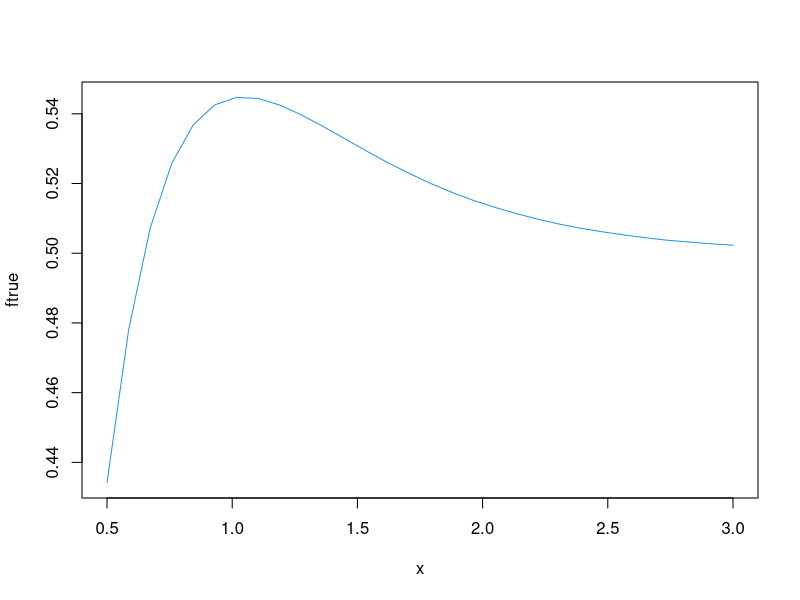
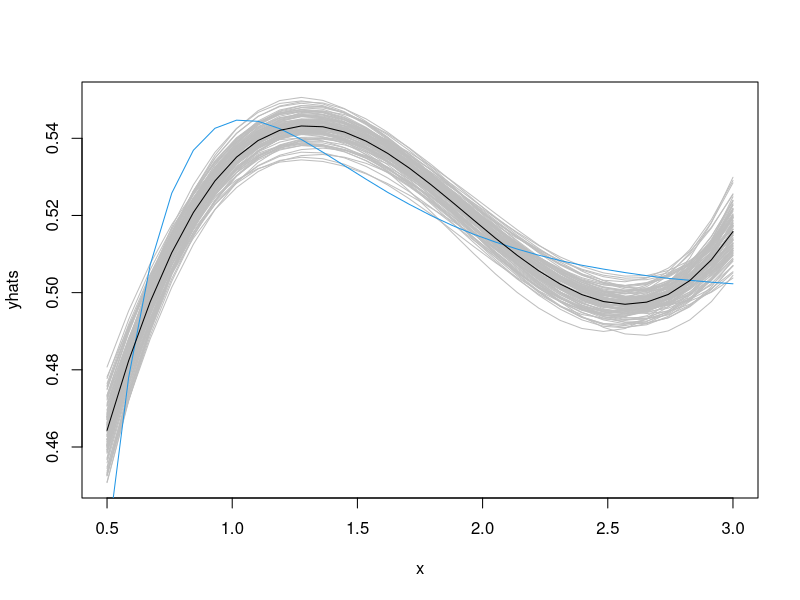
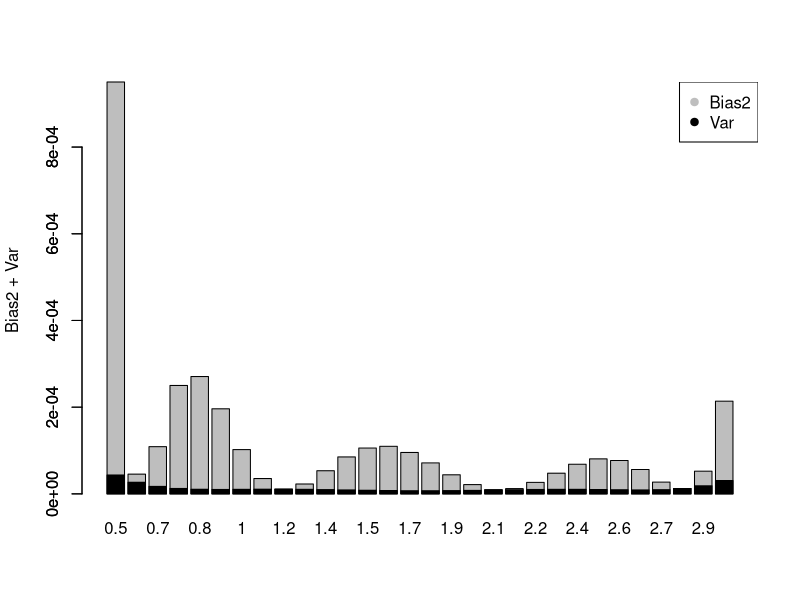
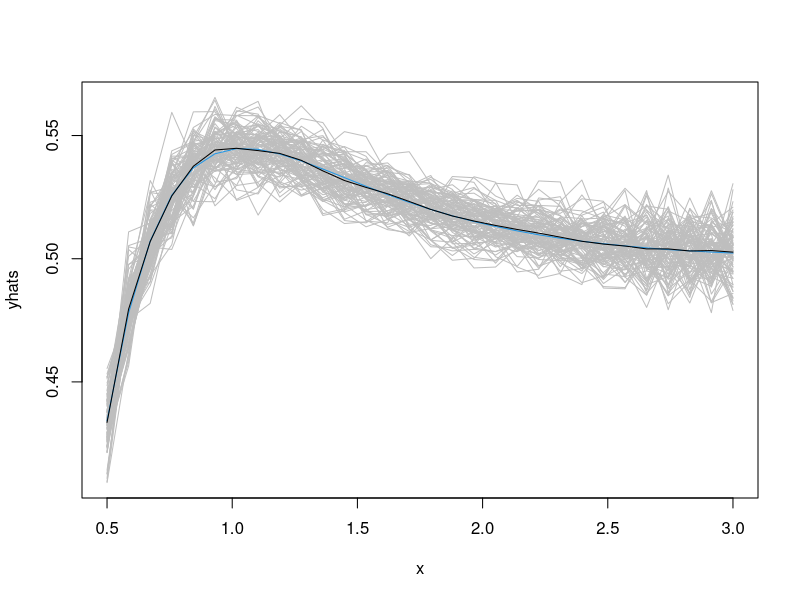
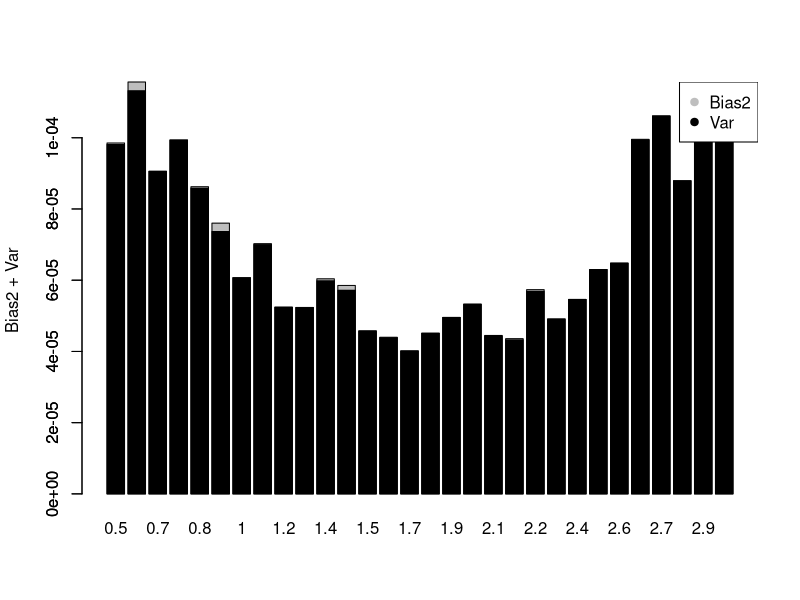
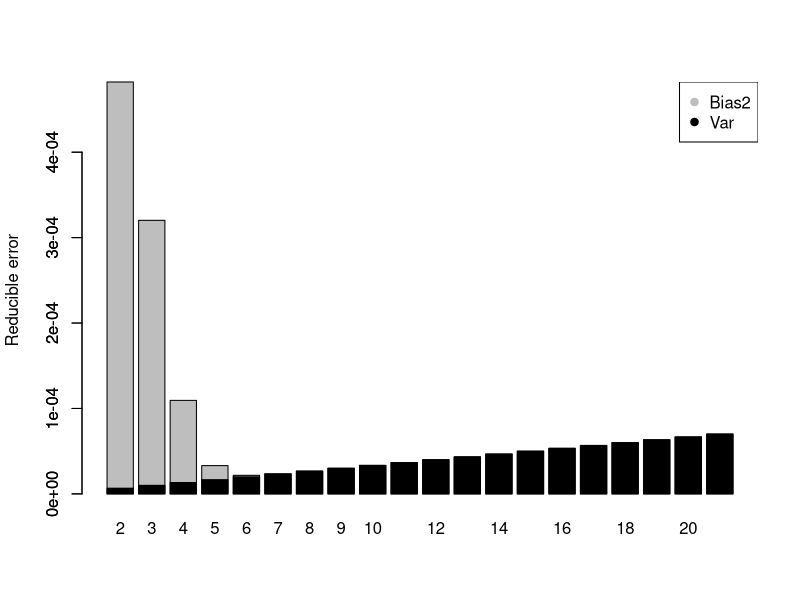
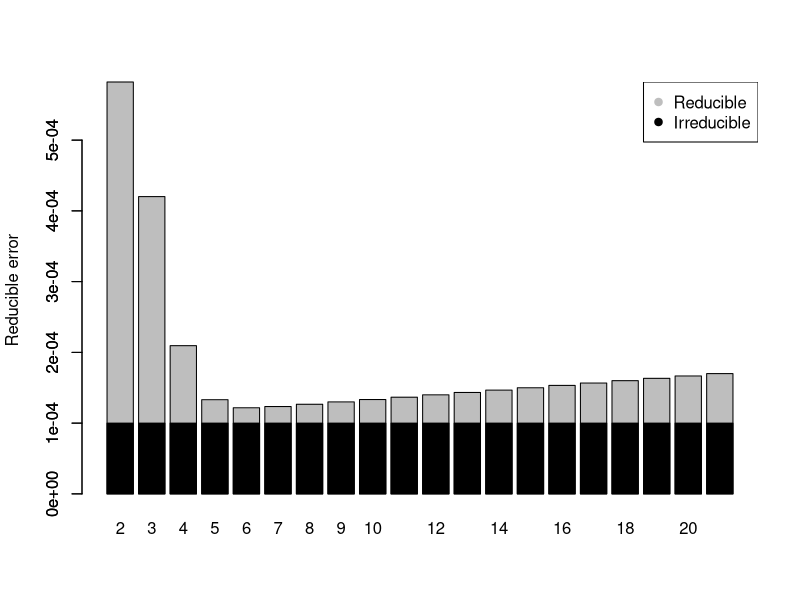
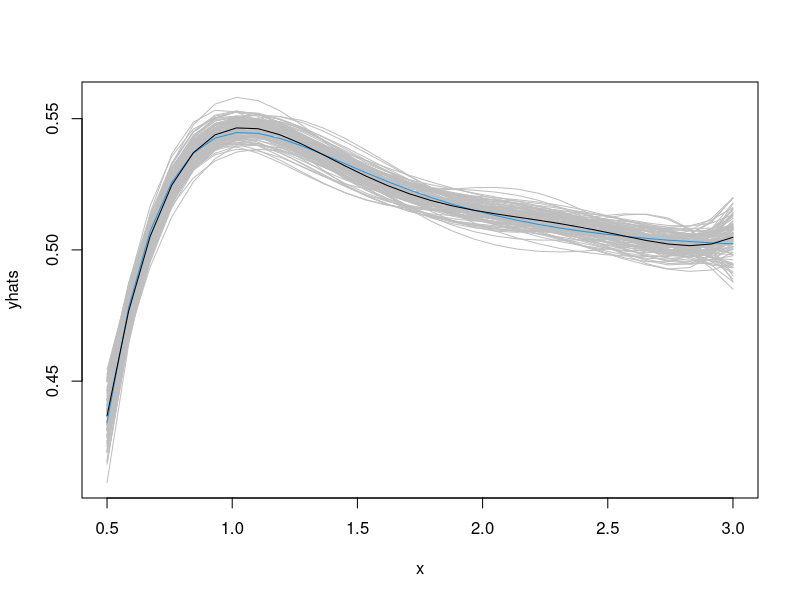

Generate these figures, in order, with R:
## ---- chunk 1
knitr::opts_chunk$set(echo = T, eval=T, message=F, warning=F, error=F, comment=NA, cache=T, R.options=list(width=220))
## ---- chunk 2
ftrue <- c(0.4342,0.4780,0.5072,0.5258,0.5369,0.5426,0.5447,0.5444,0.5425,0.5397,0.5364,0.5329,0.5294,0.5260,0.5229,0.5200,0.5174,0.5151,0.5131,0.5113,0.5097,0.5083,0.5071,0.5061,0.5052,0.5044,0.5037,0.5032,0.5027,0.5023)
x = seq(.5,3,length=30)
plot(x,ftrue, type="l", col=4)
## ---- chunk 3
# setting
sigmatrue=0.01
n = length(x)
B = 100
# simulation function
{{sim = function(d){
y = ftrue + rnorm(n,0,sigmatrue)
fit = lm(y ~ poly(x,degree=d))
yhat = fitted(fit)
} }}
## ---- chunk 4
# 3rd degree polynomial
d = 3
set.seed(123)
{{yhats = replicate(B,sim(d))}}
matplot(x,yhats, type="l", col="gray", lty=1)
lines(x,ftrue, col=4)
Ehatf = apply(yhats,1,mean)
lines(x,Ehatf)
## ---- chunk 5
Bias2 = (ftrue - Ehatf)^2
Var = apply(yhats,1,var)
barplot(Bias2+Var, ylab="Bias2 + Var", names.arg=round(x,1))
barplot(Var,add=T, col=1, names.arg=" ")
legend("topright", c("Bias2","Var"), col=c("gray",1), pch=c(19,19))
## ---- chunk 6
# 20th degree polynomial
d = 20
set.seed(123)
yhats = replicate(B,sim(d))
matplot(x,yhats, type="l", col="gray", lty=1)
lines(x,ftrue, col=4)
Ehatf = apply(yhats,1,mean)
lines(x,Ehatf)
## ---- chunk 7
Bias2 = (ftrue - Ehatf)^2
Var = apply(yhats,1,var)
barplot(Bias2+Var, ylab="Bias2 + Var", names.arg=round(x,1))
barplot(Var,add=T, col=1, names.arg=" ")
legend("topright", c("Bias2","Var"), col=c("gray",1), pch=c(19,19))
## ---- chunk 8
d = 3
# expected value 
Ehatf = fitted(lm(ftrue ~ poly(x,degree=d)))
Bias2 = mean( (ftrue - Ehatf)^2 )
## ---- chunk 9
# true variance
p = d+1
Var = (sigmatrue^2)*p/n
## ---- chunk 10
ds = 1:20
ps = ds+1
Bias2s = sapply(ps, function(p) 
  mean( ( ftrue - fitted(lm(ftrue ~ poly(x,degree=(p-1)))) )^2 )
  )
Vars = ps*(sigmatrue^2)/n
Reds = Bias2s+Vars 
barplot(Reds, ylab="Reducible error", names.arg=ps)
barplot(Vars, add=T, col=1, names.arg=" ")
legend("topright", c("Bias2","Var"), col=c("gray",1), pch=c(19,19))
## ---- chunk 11
Irr = rep(sigmatrue^2,length(ps))
ErrFs = Reds + Irr
barplot(ErrFs, ylab="Reducible error", names.arg=ps)
barplot(Irr, add=T, col=1, names.arg=" ")
legend("topright", c("Reducible","Irreducible"), col=c("gray",1), pch=c(19,19))
## ---- chunk 12
# best model!
d = 5 
set.seed(123)
yhats = replicate(B,sim(d))
matplot(x,yhats, type="l", col="gray", lty=1)
lines(x,ftrue, col=4)
Ehatf = apply(yhats,1,mean)
lines(x,Ehatf)
## ---- chunk 13
Bias2 = (ftrue - Ehatf)^2
Var = apply(yhats,1,var)
barplot(Bias2+Var, ylab="Bias2 + Var", names.arg=round(x,1))
barplot(Var,add=T, col=1, names.arg=" ")
legend("topright", c("Bias2","Var"), col=c("gray",1), pch=c(19,19))
## ---- chunk 14
sigmatrue=0.01
n = length(x)
B = 1000
# simulation function
sim2 = function(d){
y = ftrue + rnorm(n,0,sigmatrue)
fit = lm(y ~ poly(x,degree=d))
yhat = fitted(fit)
ystar = ftrue + rnorm(n,0,sigmatrue)
MSE.te = mean((ystar - yhat)^2)
} 
# MSE.te empirical
d = 5
mean(replicate(B,sim2(d)))
# MSE.te theoretical
Ehatf = fitted(lm(ftrue ~ poly(x,degree=d)))
Bias2 = mean( (ftrue - Ehatf)^2 )
p = d+1
Var = (sigmatrue^2)*p/n
Bias2 + Var + sigmatrue^2
